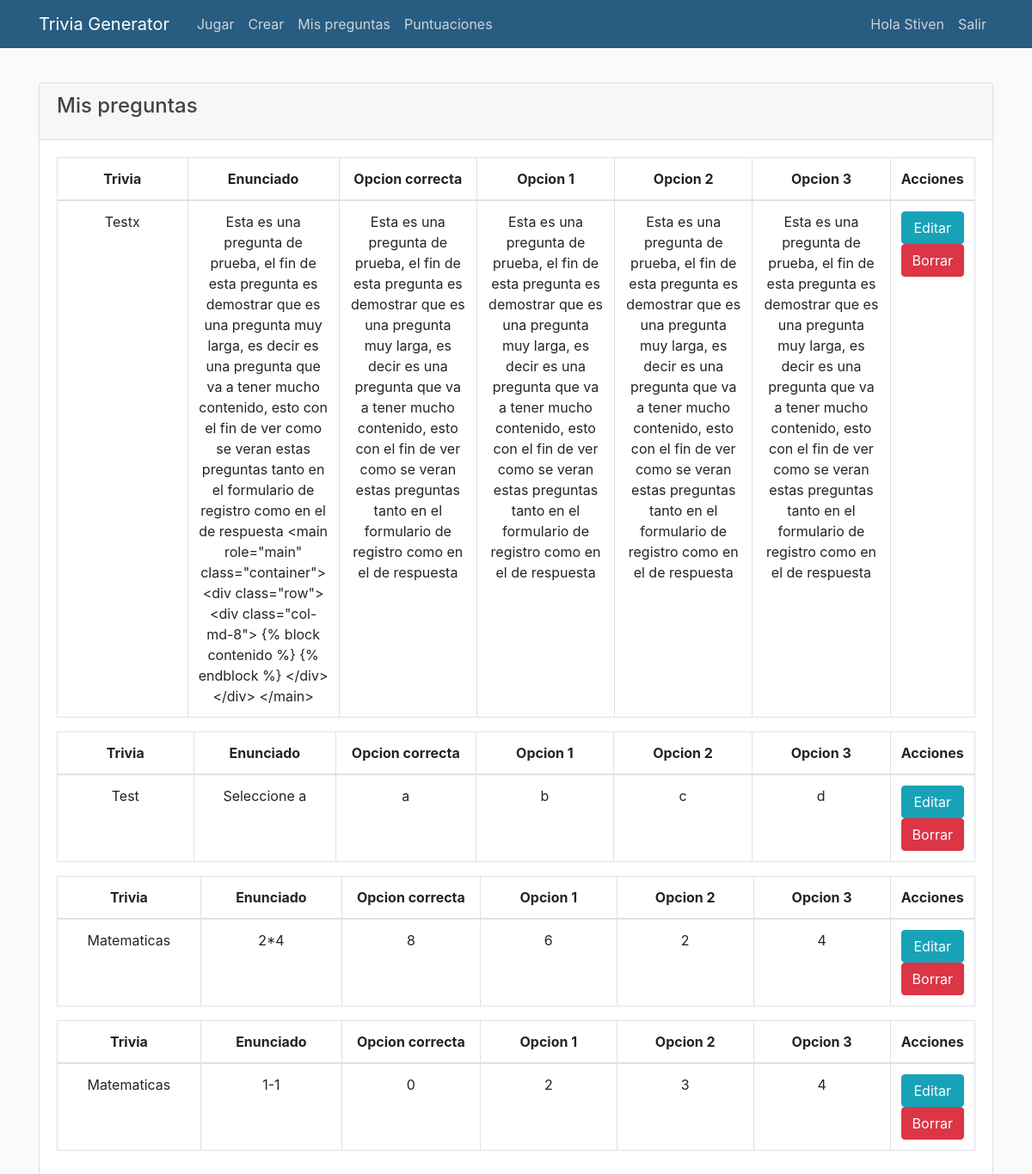
Before: /preguntas (signed in) with the older database file.
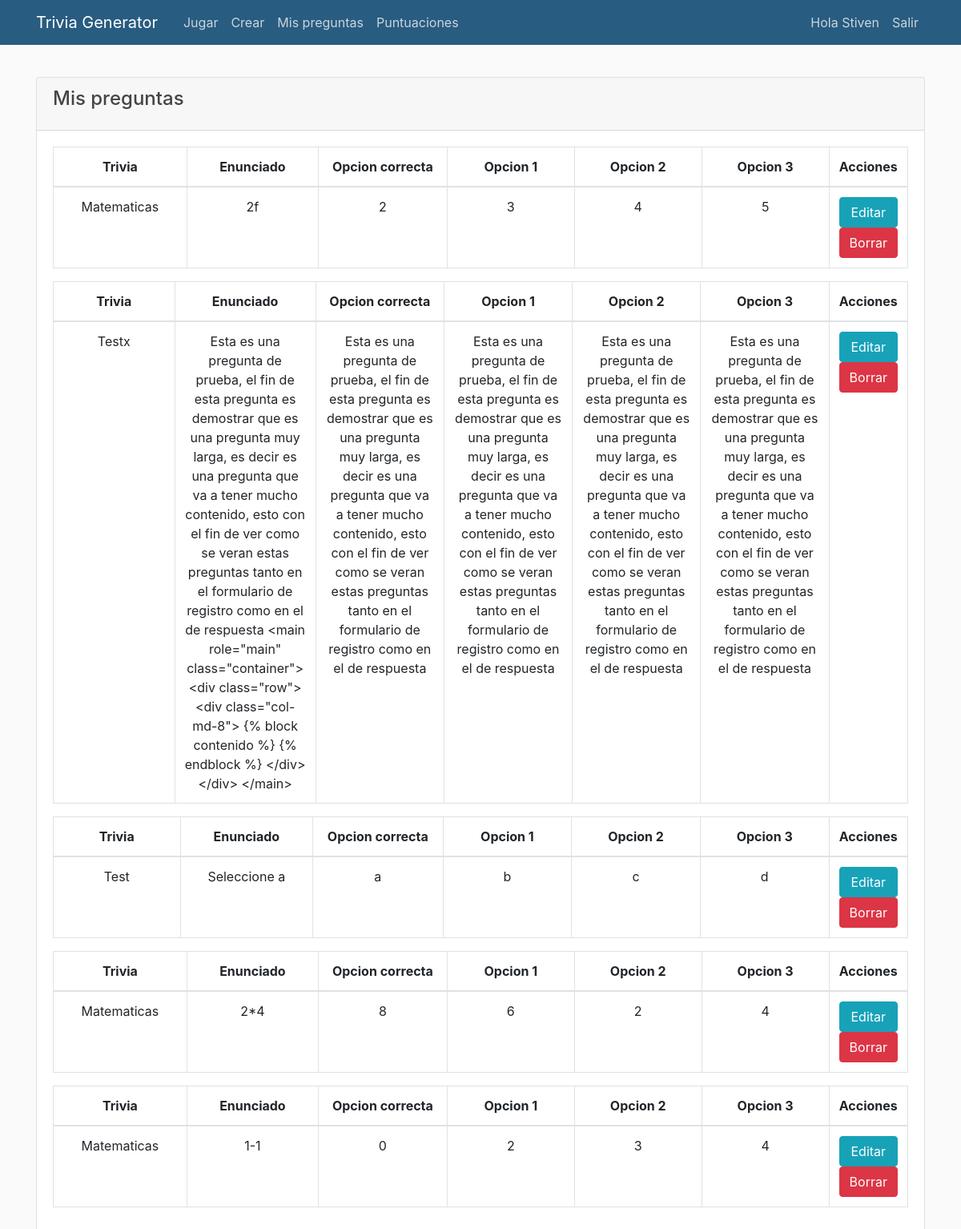
After: the same page with the newer database file.
### TGApp/models.py (models this page shows, shortened)
class Pregunta(models.Model):
    autor = models.ForeignKey(User, on_delete=models.CASCADE, null=True)
    trivia = models.ForeignKey(Trivia, on_delete=models.CASCADE, null=True)
    id = models.AutoField(primary_key=True)
    pregunta = models.TextField(verbose_name='Enunciado de la pregunta', null=True)
    opcionCorrecta = models.CharField(max_length=350, verbose_name='Opcion correcta de la pregunta', null=True)
    opcion2 = models.CharField(max_length=350, verbose_name='Opcion falsa de la pregunta', null=True)
    opcion3 = models.CharField(max_length=350, verbose_name='Opcion falsa de la pregunta', null=True)
    opcion4 = models.CharField(max_length=350, verbose_name='Opcion falsa de la pregunta', null=True)
    respuesta = models.CharField(max_length=350, verbose_name='respuesta', null=True)
    puntaje = models.DecimalField(verbose_name='Puntaje obtenido', default=0, decimal_places=2, max_digits=10)

class Trivia(models.Model):
    autor = models.ForeignKey(User, on_delete=models.CASCADE, null=True)
    id = models.AutoField(primary_key=True)
    nombre = models.CharField(max_length=100)
    Tipo = models.CharField(max_length=100)
    def __str__(self):
        return self.Tipo

### TGApp/views.py (the view)
# urls.py: path('preguntas', views.preguntas, name='preguntas'),
@login_required
def preguntas(request):
    preguntas = Pregunta.objects.filter(autor=request.user).order_by('-id')
    contador = preguntas.count()
    print(contador)
    context = {
        'preguntas': preguntas,
        'contar_user':contador
    }
    return render(request, "TGApp/preguntas.html", context)

### TGApp/templates/TGApp/preguntas.html (shortened to what this page needs)
{% extends "TGApp/base.html" %}
{% block contenido %}
{% if contar_user == 0 %}
<div class="mt-2 card mb-2">
    <div class="card-header">
        <h4 class="card-title">Mis preguntas</h4>
    </div>
    <div class="card-body">
        <div class="container">
            <h3>Registra tus preguntas para que aparezcan aqui.</h3>
            <a name="" id="" class="btn btn-primary mt-2" href="{% url 'crear' %}" role="button">Crear</a>
        </div>
    </div>
    </div>
{% else %}
<div class="mt-2 card mb-2">
    <div class="card-header">
        <h4 class="card-title">Mis preguntas</h4>
    </div>
    <div class="card-body">
        {% for Pregunta in preguntas %}
            {% if Pregunta.autor == user %}
                <div class="table-responsive">
                    <table class="table table-bordered">
                        <thead>
                            <tr class="text-center">
                                <th >Trivia</th>
                                <th class="col-sm-2 row-2">Enunciado</th>
                                <th class="col-sm-2 row-3">Opcion correcta</th>
                                <th class="col-sm-2 row-3">Opcion 1</th>
                                <th class="col-sm-2 row-3">Opcion 2</th>
                                <th class="col-sm-2 row-3">Opcion 3</th>
                                <th class="col-sm-2 row-3">Acciones</th>
                            </tr>
                        </thead>
                        <tbody>
                            <tr class="text-center">
                                <td class="col-sm-2">{{ Pregunta.trivia }}</td>
                                <td class="col-sm-2">{{ Pregunta.pregunta }}</td>
                                <td class="col-sm-2">{{ Pregunta.opcionCorrecta }}</td>
                                <td class="col-sm-2">{{ Pregunta.opcion2 }}</td>
                                <td class="col-sm-2">{{ Pregunta.opcion3 }}</td>
                                <td class="col-sm-2">{{ Pregunta.opcion4 }}</td>
                                <td> <a name="" id="" class="btn btn-info col-sm" href="{% url 'EditarPregunta' Pregunta.id %}" role="button">Editar</a> <a name="" id="" class="btn btn-danger col-sm" href="{% url 'EliminarPregunta' Pregunta.id %}" role="button">Borrar</a></td>
                            </tr>
                        </tbody>
                    </table>
                </div>
            {% endif %}
        {% endfor %}
    </div>
</div>
{% endif %}
{% endblock %}

Changed rows visible on the page:
added Pregunta: trivia "Matematicas", pregunta "2f", opcionCorrecta "2", opcion2 "3", opcion3 "4", opcion4 "5"
